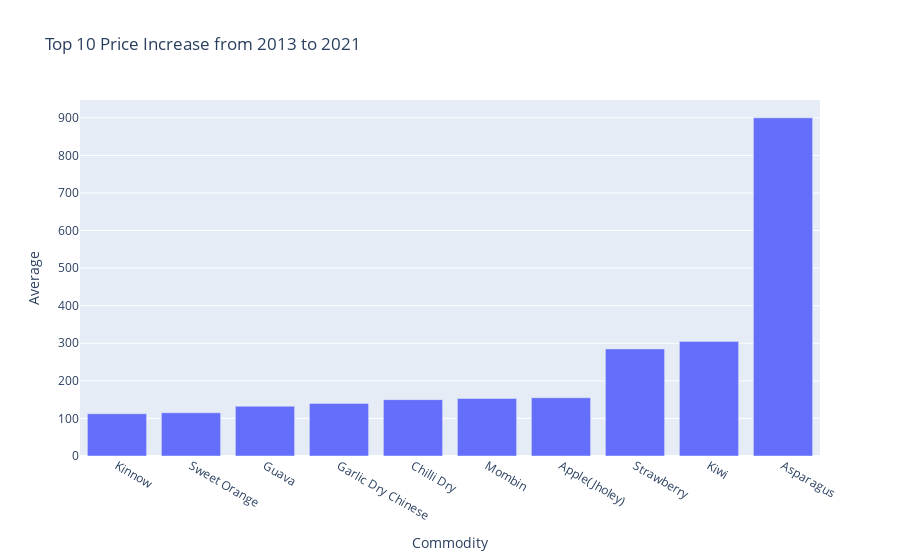

Notebook cell for this chart:
### Code cell
px.bar(df_tarkari_badyo,x='Commodity',y = 'Average',title = 'Top 10 Price Increase from 2013 to 2021')

### Figure 1 — Plotly figure (JSON) as saved in the notebook; plotly's stock layout.template omitted (floating-point values rounded to 4 significant figures)
{"data": [{"alignmentgroup": "True", "hovertemplate": "Commodity=%{x}<br>Average=%{y}<extra></extra>", "legendgroup": "", "marker": {"color": "#636efa", "pattern": {"shape": ""}}, "name": "", "offsetgroup": "", "orientation": "v", "showlegend": false, "textposition": "auto", "type": "bar", "x": ["Kinnow", "Sweet Orange", "Guava", "Garlic Dry Chinese", "Chilli Dry", "Mombin", "Apple(Jholey)", "Strawberry", "Kiwi", "Asparagus"], "xaxis": "x", "y": [112.5, 115, 132.5, 140, 150, 153, 155, 285, 305, 900], "yaxis": "y"}], "layout": {"barmode": "relative", "legend": {"tracegroupgap": 0}, "title": {"text": "Top 10 Price Increase from 2013 to 2021"}, "xaxis": {"anchor": "y", "domain": [0, 1], "title": {"text": "Commodity"}}, "yaxis": {"anchor": "x", "domain": [0, 1], "title": {"text": "Average"}}}}
